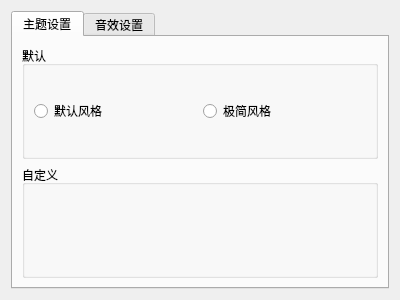
<?xml version="1.0" encoding="UTF-8"?>
<ui version="4.0">
 <class>CSettingDlg</class>
 <widget class="QDialog" name="CSettingDlg">
  <property name="geometry">
   <rect>
    <x>0</x>
    <y>0</y>
    <width>400</width>
    <height>300</height>
   </rect>
  </property>
  <property name="windowTitle">
   <string>设置</string>
  </property>
  <layout class="QHBoxLayout" name="horizontalLayout">
   <item>
    <widget class="QTabWidget" name="tabWidget">
     <property name="accessibleName">
      <string/>
     </property>
     <property name="currentIndex">
      <number>0</number>
     </property>
     <widget class="QWidget" name="tabTheme">
      <attribute name="title">
       <string>主题设置</string>
      </attribute>
      <layout class="QVBoxLayout" name="verticalLayout_2">
       <item>
        <widget class="QGroupBox" name="gbDefault">
         <property name="title">
          <string>默认</string>
         </property>
         <layout class="QHBoxLayout" name="horizontalLayout_2">
          <item>
           <widget class="QRadioButton" name="rbtnDefautl">
            <property name="text">
             <string>默认风格</string>
            </property>
            <property name="checkable">
             <bool>true</bool>
            </property>
            <property name="checked">
             <bool>false</bool>
            </property>
           </widget>
          </item>
          <item>
           <widget class="QRadioButton" name="rbtnThin">
            <property name="text">
             <string>极简风格</string>
            </property>
           </widget>
          </item>
         </layout>
        </widget>
       </item>
       <item>
        <widget class="QGroupBox" name="gbSelf">
         <property name="title">
          <string>自定义</string>
         </property>
        </widget>
       </item>
      </layout>
     </widget>
     <widget class="QWidget" name="tabMusic">
      <attribute name="title">
       <string>音效设置</string>
      </attribute>
      <layout class="QVBoxLayout" name="verticalLayout">
       <item>
        <widget class="QGroupBox" name="gbMusic">
         <property name="title">
          <string>默认</string>
         </property>
        </widget>
       </item>
      </layout>
     </widget>
    </widget>
   </item>
  </layout>
 </widget>
 <resources/>
 <connections/>
</ui>
